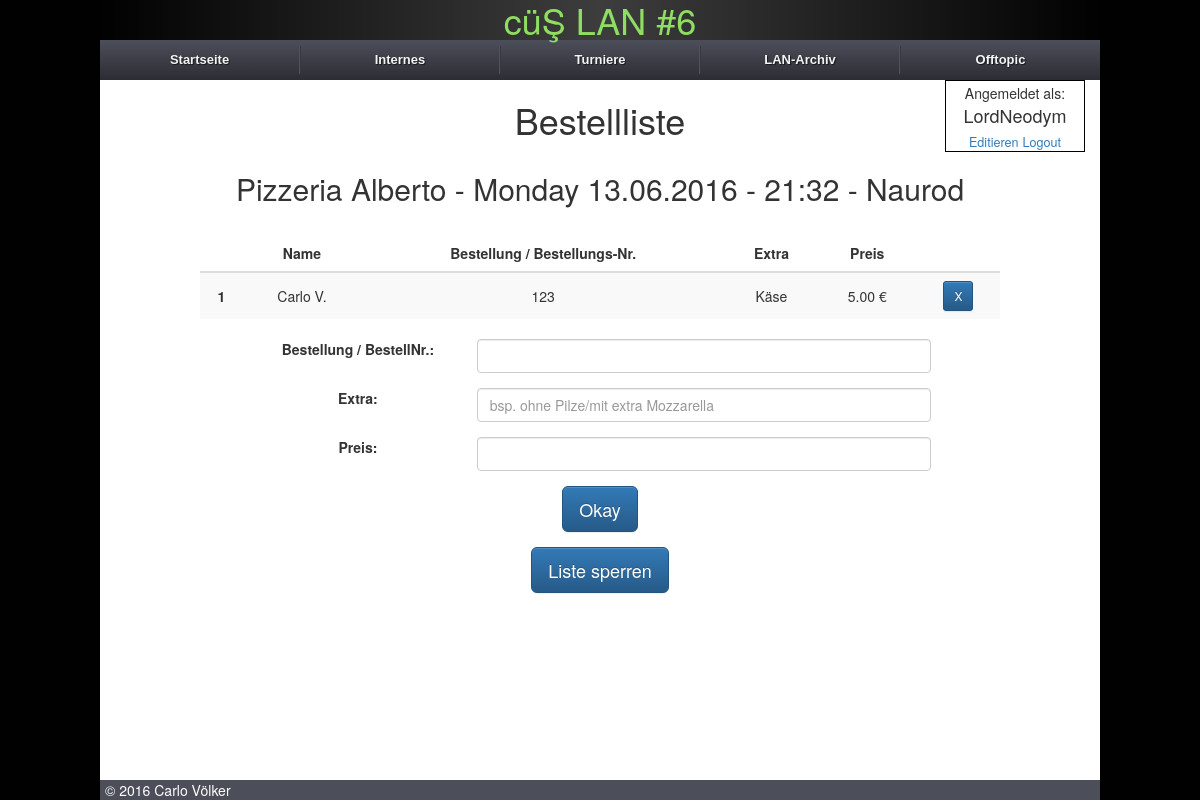
Screenshot of /off-topic/menu/1/ (signed in) with the database file from the repository.
### core/models.py (models this page shows, shortened)
class UserExtension(models.Model):
    user = models.OneToOneField(User, on_delete=models.CASCADE)
    birthdate = models.DateField(verbose_name="Geburtstag", null=True, blank=True)
    avatar = models.ImageField(verbose_name="Avatar", upload_to="user_avatar", blank=True, null=True)
    seat = models.CharField(verbose_name="Sitzplatz", max_length=63, null=True, blank=True)
    ip = models.GenericIPAddressField(verbose_name="IP-Adresse", null=True, blank=True)
    participated_lans = models.ManyToManyField(IntranetMeta, verbose_name="Teilgenommene LANs", blank=True, related_name="user_lan")
    @property
    def shortenName(self):
        if len(self.user.username) > 12:
            return "{0}...".format(self.user.username[:13])
        return self.user.username
    class Meta:
        verbose_name = "Zusätzliche Angaben"
        verbose_name_plural = "Zusätzliche Angaben"
        app_label = "core"

class MenuOrder(models.Model):
    description = models.CharField(verbose_name="Name",max_length=255, null=False, blank=False, default="Pizzeria")
    timestamp = models.DateTimeField(verbose_name="Datum", null=False, blank=False)
    venue = models.CharField(verbose_name="Ort", max_length=255, null=True, blank=True)
    locked = models.BooleanField(verbose_name="Bestellung sperren?", default=False)
    def __unicode__(self):
        formatedTime = self.timestamp.strftime("%A %d.%m.%Y - %H:%M")
        if self.venue:
            return u"%s - %s - %s" % (self.description, formatedTime, self.venue)
        return u"%s - %s" % (self.description, formatedTime)
    class Meta:
        verbose_name = "Bestellung"
        verbose_name_plural = "Bestellungen"
        ordering = ['-timestamp']
        app_label = "core"

class SingleMenuOrder(models.Model):
    order = models.ForeignKey(MenuOrder, verbose_name="Bestellung", null=False, blank=False)
    name = models.ForeignKey(User, verbose_name="Benutzer", null=False, blank=False)
    order_number = models.CharField(verbose_name="Bestellnummer", max_length=255, null=False, blank=False)
    extra = models.CharField(verbose_name="Extra", max_length=255, null=True, blank=True)
    price = models.FloatField(verbose_name="Preis", null=True, blank=True, validators = [MinValueValidator(0), MaxValueValidator(99.99)])
    class Meta:
        verbose_name = "Einzel-Bestellung"
        verbose_name_plural = "Einzel-Bestellungen"
        ordering = ['-order', '-name']
        app_label = "core"

### core/views.py (the view)
# urls.py: url(r'^off-topic/menu/(?P<slug>[-\w\d]+)/$', views.menu_order, name='menu_order'),
@login_required(login_url="/login/")
def menu_order(request, slug=None, command=None):
    context = RequestContext(request)
    content = {}
    try:
        order = MenuOrder.objects.get(id=slug)
    except:
        order = None
    if order:
        content['order'] = order
        content['order_list'] = SingleMenuOrder.objects.filter(order=order).order_by('-name')
        content['user'] = request.user
    if request.user.is_authenticated():
        if request.method == 'POST':
            if command == "delete":
                try:
                    SingleMenuOrder.objects.get(id=request.POST["menuSingleOrderId"]).delete()
                except:
                    content['error'] = "Beim Löschen der Bestellung trat ein Fehler auf."
                return HttpResponseRedirect(reverse('menu_order', kwargs={'slug': order.id}))
            elif command == "lock":
                order.locked = not order.locked
                order.save()
                return HttpResponseRedirect(reverse('menu_order', kwargs={'slug': order.id}))
            else:
                content['error'] = SingleMenuOrder.create(order, request.user.id, request.POST["orderNumber"], request.POST["extra"], request.POST["price"])
                if not content['error']:
                    return HttpResponseRedirect(reverse('menu_order', kwargs={'slug': order.id}))
    return render_to_response('menu_order.html', content, context_instance=context)

### core/context_processors.py (called while the page is built)
def intranet_processor(request):
    content = {}
    activeMeta = IntranetMeta.objects.filter(active=True)
    if activeMeta:
        lan_name = activeMeta[0]
    else:
        lan_name = IntranetMeta.objects.all().order_by("-lan_id")[0]
    content['lan_name'] = lan_name
    lanparties = IntranetMeta.objects.all().exclude(id=lan_name.id)
    content['lanparties'] = lanparties
    rules = Rules.objects.all()
    content['rules'] = rules
    games = Game.objects.filter(match_game__lan=lan_name).exclude(match_game=None)
    content['games'] = games
    return content

### core/templatetags/helper.py (called while the page is built)
@register.filter(name='has_group')
def has_group(user, group_name):
    group = Group.objects.get(name=group_name)
    return True if group in user.groups.all() else False

@register.filter
def shortenString(value):
    if len(value) > 18:
        return value[:15] + "..."
    return value

@register.filter
def getName(user):
  if user.first_name and user.last_name:
    return "{0} {1}.".format(user.first_name, user.last_name[0])
  elif user.first_name:
    return user.first_name
  else:
    return user

### core/templates/menu_order.html (shortened to what this page needs)
{% extends "base.html" %}
{% load staticfiles %}
{% load thumbnail %}
{% load helper %}
{% block headline %}
    <h1>Bestellliste</h1>
{% endblock %}
{% block body %}
<div class="content eighty_ten">
    <div class="menu_content">
        <div class="menu_list">
            <h2>{{ order }}</h2>
            <table class="table table-striped">
                <thead>
                    <tr>
                        <th></th>
                        <th>Name</th>
                        <th>Bestellung / Bestellungs-Nr.</th>
                        <th>Extra</th>
                        <th>Preis</th>
                        <th></th>
                    </tr>
                </thead>
                <tbody>
                {% for single_order in order_list %}
                    <tr>
                        <th>{{ forloop.counter }}</th>
                        <td>{{ single_order.name | getName }}</td>
                        <td>{{ single_order.order_number }}</td>
                        <td>{{ single_order.extra }}</td>
                        <td>{% if single_order.price %}{{ single_order.price|floatformat:2 }} &euro;{% endif %}</td>
                        <td>
                            {% if single_order.name == user and not order.locked or user|has_group:"Admin" %}
                            <form method="post" class="menu_order_delete" action="delete/">
                                <input class="btn btn-primary btn-sm" type="submit" type="submit" value="X" />
                            </form>
                            {% endif %}
                        </td>
                    </tr>
                {% endfor %}
                </tbody>
            </table>
        </div>
        {% if order.locked %}
            <span>Liste gesperrt. Es können keine Bestellungen mehr aufgegeben werden.</span>
        {% else %}
        <form method="post" class="menu_order" action="">
            <div class="form-group row">
                <label class="col-sm-offset-1 col-sm-3 col-form-label" for="single-menu-order-number">Bestellung / BestellNr.: </label>
                <div class="col-sm-7">
                    <input type="text" class="form-control" id="single-menu-order-number" maxlength="255" name="orderNumber" value="" autocomplete="off" placeholder="" />
                </div>
            </div>
            <div class="form-group row">
                <label class="col-sm-offset-1 col-sm-3 col-form-label" for="single-menu-extra">Extra: </label>
                <div class="col-sm-7">
                    <input type="text" class="form-control" id="single-menu-extra" maxlength="255" name="extra" value="" autocomplete="off" placeholder="bsp. ohne Pilze/mit extra Mozzarella" />
                </div>
            </div>
            <div class="form-group row">
                <label class="col-sm-offset-1 col-sm-3 col-form-label" for="single-menu-price">Preis: </label>
                <div class="col-sm-7">
                    <input type="number" class="form-control" step="any" min="0", max="99.99", id="single-menu-price" name="price" autocomplete="off" />
                </div>
            </div>
            <div class="form-group row">
                <input class="btn btn-primary btn-lg" type="submit" type="submit" value="Okay" />
            </div>
        </form>
        {% endif %}
        {% if user|has_group:"Admin" %}
        <div class="menu-list-lock">
            <form method="post" action="lock/">
                <input class="btn btn-primary btn-lg" type="submit" value="Liste {% if order.locked %}entsperren{% else %}sperren{% endif %}">
            </form>
        </div>
        {% endif %}
    </div>
</div>
{% endblock %}

### core/templates/base.html (shortened to what this page needs)
<!DOCTYPE html>
{% load staticfiles %}
{% load helper %}
{% load thumbnail %}
<html lang="de">
    <head>
        <link rel="stylesheet" type="text/css" href="{% static 'css/jquery.bracket.min.css' %}">
        <link rel="stylesheet" type="text/css" href="{% static 'css/bootstrap.min.css'%}">
        <link rel="stylesheet" type="text/css" href="{% static 'css/bootstrap-theme.min.css'%}">
        <link rel="stylesheet" type="text/css" href="{% static 'css/screen.css' %}">
        <link rel="stylesheet" type="text/css" href="{% static 'css/drop_down_menu.css' %}">
        <link rel='stylesheet' type="text/css" href="{% static 'unitegallery/css/unite-gallery.css' %}">
    </head>
    <body>
        <div class="header_banner">
            <h1>{{ lan_name.name }}</h1>
        </div>
        <ul class="menu">
            <li><a href="/">Startseite</a></li>
            <li><a href="#">Internes</a>
            </li>
            <li class="menu-tournaments"><a href="#">Turniere</a>
            </li>
            <li><a href="#">LAN-Archiv</a>
            </li>
            <li><a href="#">Offtopic</a>
            </li>
        </ul>
        <div class="site-header row">
            <div class="col-sm-2"></div>
            <div class="site-header-headline col-sm-8">
                {% block headline %}
                {% endblock %}
            </div>
            <div class="col-sm-2">
                {% if user.is_authenticated %}
                    <div class="username_header">
                        <h5>Angemeldet als:</h5>
                        <h4>{{ user.userextension.shortenName }}</h4>
                        <a href="/edit_profile">Editieren</a>
                        <a href="/logout">Logout</a>
                    </div>
                {% else %}
                    <div class="username_header login">
                        <a href="/register">Registrieren</a>
                        <a href="/login">Login</a>
                    </div>
                {% endif %}
            </div>
        </div>
        {% block body %}
        {% endblock %}
        <footer>
            <div class="left">&copy; {% now "Y" %} Carlo Völker</div>
        </footer>
    </body>
</html>

### core/static/css/screen.css (style rules this page uses)
html { background: #010101; height: 100%; }
body { max-width: 1000px; margin: 0 auto; min-height: 100%; position: relative; font-family: "Helvetica Neue", Arial, sans-serif; padding-bottom: 6rem; }
.site-header { margin: 0 auto! important; text-align: center; }
ul { padding: 0; list-style-type: none; }
.header_banner { text-align: center; color: #8fde62; background: rgb(61,61,61); background: -moz-linear-gradient(-45deg, rgba(61,61,61,1) 0%, rgba(1,1,1,1) 50%, rgba(61,61,61,1) 100%); background: -webkit-gradient(linear, left top, right bottom, color-stop(0%,rgba(61,61,61,1)), color-stop(50%,rgba(1,1,1,1)), color-stop(100%,rgba(61,61,61,1))); background: -webkit-linear-gradient(-45deg, rgba(61,61,61,1) 0%,rgba(1,1,1,1) 50%,rgba(61,61,61,1) 100%); background: -o-linear-gradient(-45deg, rgba(61,61,61,1) 0%,rgba(1,1,1,1) 50%,rgba(61,61,61,1) 100%); background: -ms-linear-gradient(-45deg, rgba(61,61,61,1) 0%,rgba(1,1,1,1) 50%,rgba(61,61,61,1) 100%); background: linear-gradient(90deg, #010101 0%, #3D3D3D 50%, #010101 100%); filter: progid:DXImageTransform.Microsoft.gradient( startColorstr='#3d3d3d', endColorstr='#1b1b1b',GradientType=1 ); }
.header_banner > h1 { margin: 0 !important; }
.top_menu>a { cursor: default; }
.username_header { float: right; width: 140px; border: 1px solid #000; text-align: center; }
.username_header * { margin: 5px 0 !important; }
.username_header > a { font-size: 0.9em; }
.content { position: relative; text-align: center; width: 60%; left: 20%; margin-top: 20px; }
.table>thead>tr>th, .table>tbody>tr>th, .table>tbody>tr>td { text-align: center !important; vertical-align: middle !important; }
.eighty_ten { width: 80% !important; left: 10% !important; }
footer { background-color: #4C4E5A; color: #FFF; width: 100%; bottom: 0; position: absolute; padding-left: 5px; }
.menu_list > h2 { margin-bottom: 30px; }

### core/static/css/drop_down_menu.css (style rules this page uses)
.menu, .menu ul, .menu li, .menu a { margin: 0; padding: 0; border: none; outline: none; text-align: center; }
.menu { height: 40px; width: 100%; display: table; table-layout: fixed; background: #4c4e5a; background: -webkit-linear-gradient(top, #4c4e5a 0%,#2c2d33 100%); background: -moz-linear-gradient(top, #4c4e5a 0%,#2c2d33 100%); background: -o-linear-gradient(top, #4c4e5a 0%,#2c2d33 100%); background: -ms-linear-gradient(top, #4c4e5a 0%,#2c2d33 100%); background: linear-gradient(top, #4c4e5a 0%,#2c2d33 100%); }
.menu li { position: relative; list-style: none; display: block; height: 40px; z-index: 9999; }
.menu > li { display: table-cell; }
.menu li a { display: block; padding: 0 14px; margin: 6px 0; line-height: 28px; text-decoration: none; border-left: 1px solid #393942; border-right: 1px solid #4f5058; font-family: Helvetica, Arial, sans-serif; font-weight: bold; font-size: 13px; color: #f3f3f3; text-shadow: 1px 1px 1px rgba(0,0,0,.6); -webkit-transition: color .2s ease-in-out; -moz-transition: color .2s ease-in-out; -o-transition: color .2s ease-in-out; -ms-transition: color .2s ease-in-out; transition: color .2s ease-in-out; }
.menu li:first-child a { border-left: none; }
.menu li:last-child a { border-right: none; }
.menu a { background-size: 20px 20px !important; background-repeat: no-repeat; }

### rows the page displays
MenuOrder: timestamp+venue+description "Pizzeria Alberto - Monday 13.06.2016 - 21:32 - Naurod", locked "Liste sperren"
SingleMenuOrder: name|getName "Carlo V.", order_number "123", extra "Käse", price "5.00"

### other values shown
{{ user.userextension.shortenName }} "LordNeodym"
